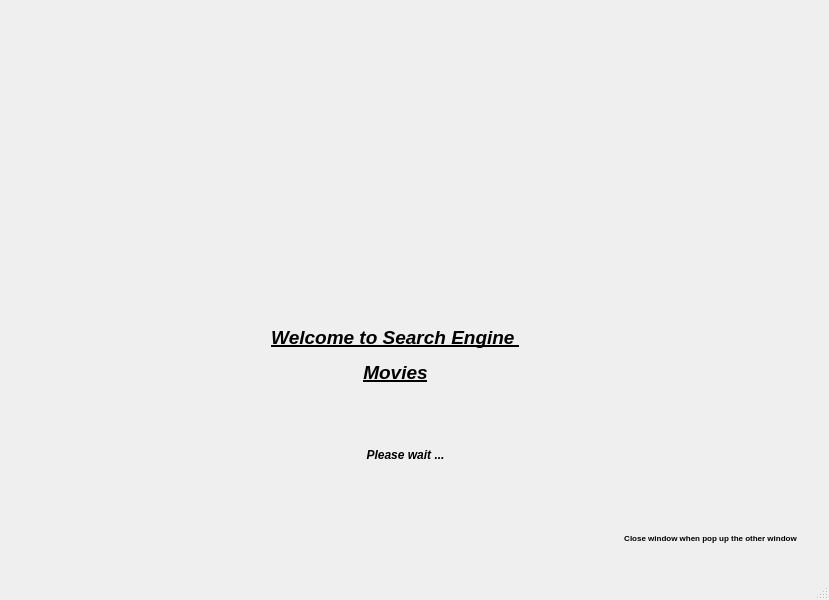
<?xml version="1.0" encoding="UTF-8"?>
<ui version="4.0">
 <class>MainWindow</class>
 <widget class="QMainWindow" name="MainWindow">
  <property name="geometry">
   <rect>
    <x>0</x>
    <y>0</y>
    <width>829</width>
    <height>600</height>
   </rect>
  </property>
  <property name="windowTitle">
   <string>MainWindow</string>
  </property>
  <widget class="QWidget" name="centralwidget">
   <widget class="QLabel" name="label_2">
    <property name="geometry">
     <rect>
      <x>190</x>
      <y>320</y>
      <width>411</width>
      <height>71</height>
     </rect>
    </property>
    <property name="text">
     <string>&lt;html&gt;&lt;head/&gt;&lt;body&gt;&lt;p align=&quot;center&quot;&gt;&lt;span style=&quot; font-size:14pt; font-weight:600; font-style:italic; text-decoration: underline;&quot;&gt;Welcome to Search Engine &lt;/span&gt;&lt;/p&gt;&lt;p align=&quot;center&quot;&gt;&lt;span style=&quot; font-size:14pt; font-weight:600; font-style:italic; text-decoration: underline;&quot;&gt;Movies&lt;/span&gt;&lt;/p&gt;&lt;/body&gt;&lt;/html&gt;</string>
    </property>
   </widget>
   <widget class="QLabel" name="label_3">
    <property name="geometry">
     <rect>
      <x>320</x>
      <y>440</y>
      <width>171</width>
      <height>31</height>
     </rect>
    </property>
    <property name="text">
     <string>&lt;html&gt;&lt;head/&gt;&lt;body&gt;&lt;p align=&quot;center&quot;&gt;&lt;span style=&quot; font-weight:600; font-style:italic;&quot;&gt;Please wait ...&lt;/span&gt;&lt;/p&gt;&lt;/body&gt;&lt;/html&gt;</string>
    </property>
   </widget>
   <widget class="QLabel" name="label">
    <property name="geometry">
     <rect>
      <x>20</x>
      <y>120</y>
      <width>791</width>
      <height>191</height>
     </rect>
    </property>
    <property name="minimumSize">
     <size>
      <width>691</width>
      <height>131</height>
     </size>
    </property>
    <property name="text">
     <string/>
    </property>
    <property name="pixmap">
     <pixmap>ucy (1)-min.jpg</pixmap>
    </property>
   </widget>
   <widget class="QLabel" name="label_4">
    <property name="geometry">
     <rect>
      <x>600</x>
      <y>520</y>
      <width>221</width>
      <height>31</height>
     </rect>
    </property>
    <property name="text">
     <string>&lt;html&gt;&lt;head/&gt;&lt;body&gt;&lt;p align=&quot;center&quot;&gt;&lt;span style=&quot; font-weight:600; vertical-align:sub;&quot;&gt;Close window when pop up the other window&lt;/span&gt;&lt;/p&gt;&lt;/body&gt;&lt;/html&gt;</string>
    </property>
   </widget>
  </widget>
  <widget class="QMenuBar" name="menubar">
   <property name="geometry">
    <rect>
     <x>0</x>
     <y>0</y>
     <width>829</width>
     <height>26</height>
    </rect>
   </property>
  </widget>
  <widget class="QStatusBar" name="statusbar"/>
 </widget>
 <resources/>
 <connections/>
</ui>
